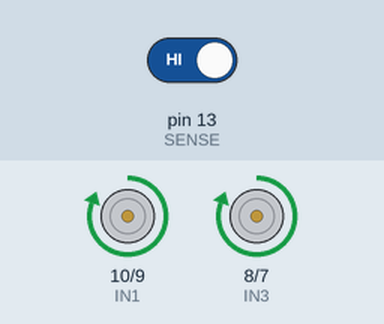
A sketch run on a simulated Arduino Uno, built with avr-gcc and run on an emulated ATmega328P. On the bench: motor-driver pin pairs drawn as motors (green arrow = first pin HIGH = forward, orange = second pin HIGH = backward, longer = more drive, scaled by the enable pin). The test bench sets the inputs (shaded band); at power-on: pin 13 (SENSE) HIGH.

Above: at 2.8 s.
2.9 s: pin 13 (SENSE) driven LOW
At 3.5 s:
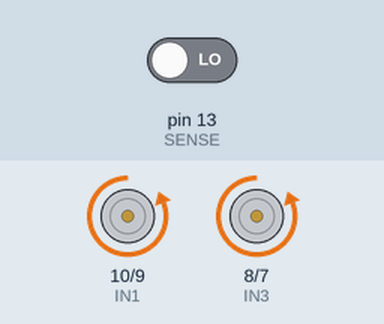
At 4.8 s:
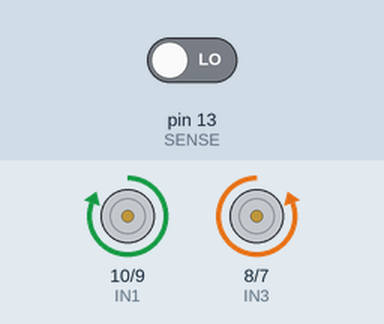
7.0 s: pin 13 (SENSE) driven HIGH
At 9.5 s:
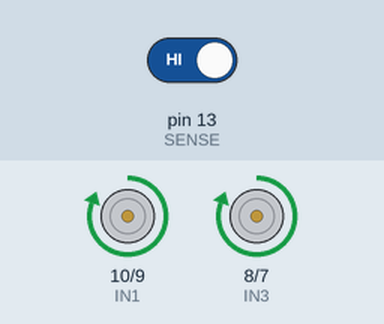
Timing chart, 0 to 11.0 s (numbered marks = the images above; inputs shaded):
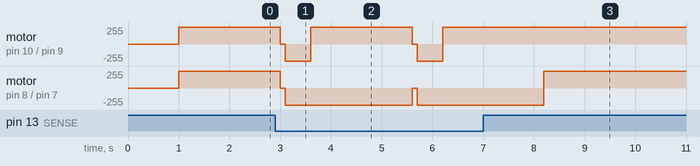

The sketch:

MY_Obstacle_avoiding_robot.ino
```cpp
#define SENSE 13 //IR sensor's pin set
#define EN1 12 //motor 1's pin set
#define EN2 11 //motor 2's pin set
#define IN1 10 //motor 1's terminal
#define IN2 9 //motor 1's another terminal
#define IN3 8 //motor 2's terminal
#define IN4 7 //motor 2's another terminal
void setup (){
pinMode (SENSE,INPUT); //Sensor's value set as input
pinMode (EN1,OUTPUT); //Motor's Value set as output
pinMode (EN2,OUTPUT); //Motor 2's Value set as output
pinMode (IN1,OUTPUT); //motor terminal set as Output
pinMode (IN2,OUTPUT); //motor terminal set as Output
pinMode (IN3,OUTPUT); //motor terminal set as Output
pinMode (IN4,OUTPUT); //motor terminal set as Output
}

void loop (){
  int statusIR = digitalRead(SENSE); //reading the value of sendor countinusely

  digitalWrite (EN1,HIGH); //set motor 1 high
  digitalWrite (EN2,HIGH); //set motor 2 high
  if(statusIR == 0) //if sensor found an obstacle
  {
    digitalWrite (IN1,LOW); //<--------|
    digitalWrite (IN2,LOW); //         |-------------->Stop
    digitalWrite (IN3,LOW); //         |
    digitalWrite (IN4,LOW); //<--------|
    delay (100); //wait 100 milliseconds
    digitalWrite (IN1,LOW); //<--------|
    digitalWrite (IN2,HIGH);//         |-------------->Move Back!
    digitalWrite (IN3,LOW); //         |
    digitalWrite (IN4,HIGH);//<--------|
    delay (500); //wait 500 milliseconds
    digitalWrite (IN1,HIGH);//<--------|
    digitalWrite (IN2,LOW); //         |--------------->Turn left
    digitalWrite (IN3,LOW); //         |
    digitalWrite (IN4,HIGH);//<--------|
   delay (1000);//wait 1 second
   }
  else if (statusIR==1); //if there is no obstacle ahead
   {
  delay(1000);//wait 1 second

  digitalWrite (IN1,HIGH);//<--------|
  digitalWrite (IN2,LOW); //         |--------------->Go front
  digitalWrite (IN3,HIGH);//         |
  digitalWrite (IN4,LOW); //<--------|
   }
  }
```

Measured:
- after the input at 2.9 s, motor on pin 10 (IN1) / pin 9 (IN2): forward 255/255 → stopped after 0.10 s, → backward 255/255 0.10 s later, → forward 255/255 0.50 s later, → stopped 2.0 s later, … (6 changes in this stretch); motor on pin 8 (IN3) / pin 7 (IN4): alternates backward 255/255 for 2.5 s and stopped for 0.10 s, starting after 0.10 s
- after the input at 7.0 s, motor on pin 10 (IN1) / pin 9 (IN2): stops changing and stays forward 255/255
